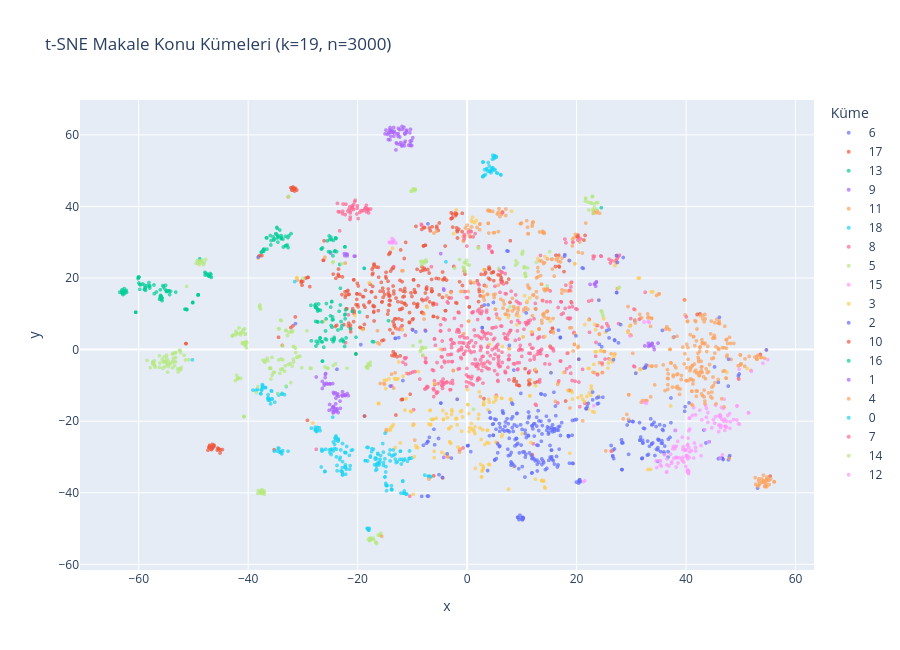

The cell this chart's notebook holds for it:
### Markdown cell above
### 5b. t-SNE Interactive Visualization

### Code cell
SAMPLE_N = min(3000, len(df))
sample_idx = np.random.choice(len(df), SAMPLE_N, replace=False)

print(f't-SNE hesaplanıyor ({SAMPLE_N} örnek)...')



tsne = TSNE(n_components=2, 
            random_state=42, 
            perplexity=40,
            learning_rate='auto', 
            init='pca') 

X_tsne = tsne.fit_transform(X_reduced[sample_idx])

tsne_df = pd.DataFrame({
    'x': X_tsne[:, 0],
    'y': X_tsne[:, 1],
    'Cluster': df['Cluster'].iloc[sample_idx].values.astype(str),
    'Journal': df['JournalName'].iloc[sample_idx].values,
    'Keywords': [', '.join(cluster_keywords[c][:3])
                 for c in df['Cluster'].iloc[sample_idx].values]
})

fig = px.scatter(
    tsne_df, x='x', y='y', color='Cluster',
    hover_data={'Journal': True, 'Keywords': True, 'x': False, 'y': False},
    title=f't-SNE Makale Konu Kümeleri (k={OPTIMAL_K}, n={SAMPLE_N})',
    width=900, height=650
)
fig.update_traces(marker=dict(size=4, opacity=0.7))
fig.update_layout(legend_title_text='Küme')
fig.write_html('tsne_interactive.html')
fig.show()
print('💾 tsne_interactive.html olarak kaydedildi.')
